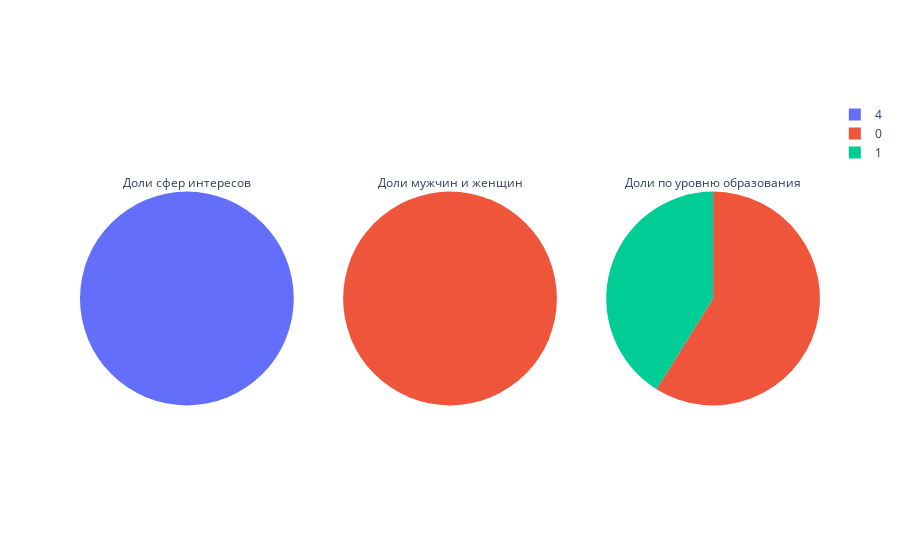

This figure's notebook cell:
### Markdown cell above
По полученному пайчарту можно видеть, что ENFP, ESFP и INTP являются самыми часто встречающимися типами личности с общим процентом в 65,5% наблюдений в выборке , в то время как ESTJ, ISTJ и ISFJ - самые редкие типы личности с суммарным процентом в 0,8%.

### Code cell
import plotly.graph_objects as go
from plotly.subplots import make_subplots

specs = [[{'type':'domain'}, {'type':'domain'}, {'type':'domain'}]]
fig = make_subplots(rows=1, cols=3, specs=specs)

fig.add_trace(go.Pie(labels = df['Interest'].unique(), 
                     values = df['Interest'].value_counts(), 
                     name = 'Interest', 
                     title = 'Доли сфер интересов'), 
              1, 1)
fig.add_trace(go.Pie(labels = df['Gender'], 
                     values = df['Gender'].value_counts(), 
                     name = 'Gender',
                    title = 'Доли мужчин и женщин'),
              1, 2)
fig.add_trace(go.Pie(labels = df['Education'].unique(), 
                     values = df['Education'].value_counts(), 
                     name = 'Education',
                    title = 'Доли по уровню образования'), 
              1, 3)

fig.update_traces(hoverinfo='label+percent+value+name', textinfo='none')
fig.update(layout_showlegend=True)

fig = go.Figure(fig)
fig.show()

### Figure 1 — Plotly figure (JSON) as saved in the notebook; plotly's stock layout.template omitted (floating-point values rounded to 4 significant figures; data arrays with more than 128 entries replaced by an {"elided": "..."} marker saying what was removed)
{"data": [{"domain": {"x": [0, 0.2889], "y": [0, 1]}, "hoverinfo": "label+percent+value+name", "labels": [4], "name": "Interest", "textinfo": "none", "title": {"text": "Доли сфер интересов"}, "type": "pie", "values": [128061]}, {"domain": {"x": [0.3556, 0.6444], "y": [0, 1]}, "hoverinfo": "label+percent+value+name", "labels": {"elided": "128061 str values"}, "name": "Gender", "textinfo": "none", "title": {"text": "Доли мужчин и женщин"}, "type": "pie", "values": [128061]}, {"domain": {"x": [0.7111, 1], "y": [0, 1]}, "hoverinfo": "label+percent+value+name", "labels": [0, 1], "name": "Education", "textinfo": "none", "title": {"text": "Доли по уровню образования"}, "type": "pie", "values": [75408, 52653]}], "layout": {"showlegend": true}}
